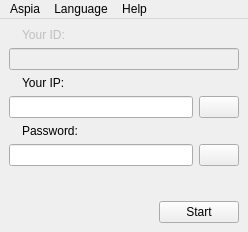
<?xml version="1.0" encoding="UTF-8"?>
<ui version="4.0">
 <class>HostWindow</class>
 <widget class="QMainWindow" name="HostWindow">
  <property name="geometry">
   <rect>
    <x>0</x>
    <y>0</y>
    <width>248</width>
    <height>232</height>
   </rect>
  </property>
  <property name="sizePolicy">
   <sizepolicy hsizetype="Minimum" vsizetype="Minimum">
    <horstretch>0</horstretch>
    <verstretch>0</verstretch>
   </sizepolicy>
  </property>
  <property name="windowTitle">
   <string>Aspia Host</string>
  </property>
  <widget class="QWidget" name="centralwidget">
   <layout class="QVBoxLayout" name="verticalLayout">
    <item>
     <layout class="QHBoxLayout" name="horizontalLayout_3">
      <item>
       <widget class="QLabel" name="label_icon_id">
        <property name="enabled">
         <bool>false</bool>
        </property>
        <property name="sizePolicy">
         <sizepolicy hsizetype="Fixed" vsizetype="Preferred">
          <horstretch>0</horstretch>
          <verstretch>0</verstretch>
         </sizepolicy>
        </property>
        <property name="text">
         <string/>
        </property>
        <property name="pixmap">
         <pixmap resource="../resources/host.qrc">:/img/computer-cloud.png</pixmap>
        </property>
        <property name="alignment">
         <set>Qt::AlignCenter</set>
        </property>
       </widget>
      </item>
      <item>
       <widget class="QLabel" name="label_id">
        <property name="enabled">
         <bool>false</bool>
        </property>
        <property name="text">
         <string>Your ID:</string>
        </property>
       </widget>
      </item>
     </layout>
    </item>
    <item>
     <widget class="QLineEdit" name="edit_id">
      <property name="enabled">
       <bool>false</bool>
      </property>
      <property name="readOnly">
       <bool>true</bool>
      </property>
     </widget>
    </item>
    <item>
     <layout class="QHBoxLayout" name="horizontalLayout_2">
      <item>
       <widget class="QLabel" name="label_icon_ip">
        <property name="sizePolicy">
         <sizepolicy hsizetype="Fixed" vsizetype="Preferred">
          <horstretch>0</horstretch>
          <verstretch>0</verstretch>
         </sizepolicy>
        </property>
        <property name="text">
         <string/>
        </property>
        <property name="pixmap">
         <pixmap resource="../resources/host.qrc">:/img/computer.png</pixmap>
        </property>
        <property name="alignment">
         <set>Qt::AlignCenter</set>
        </property>
       </widget>
      </item>
      <item>
       <widget class="QLabel" name="label_ip">
        <property name="text">
         <string>Your IP:</string>
        </property>
       </widget>
      </item>
     </layout>
    </item>
    <item>
     <layout class="QHBoxLayout" name="horizontalLayout_6">
      <item>
       <widget class="QLineEdit" name="edit_ip">
        <property name="readOnly">
         <bool>true</bool>
        </property>
       </widget>
      </item>
      <item>
       <widget class="QPushButton" name="button_refresh_ip_list">
        <property name="sizePolicy">
         <sizepolicy hsizetype="Fixed" vsizetype="Fixed">
          <horstretch>0</horstretch>
          <verstretch>0</verstretch>
         </sizepolicy>
        </property>
        <property name="text">
         <string/>
        </property>
        <property name="icon">
         <iconset resource="../resources/host.qrc">
          <normaloff>:/img/arrow-circle-double.png</normaloff>:/img/arrow-circle-double.png</iconset>
        </property>
       </widget>
      </item>
     </layout>
    </item>
    <item>
     <layout class="QHBoxLayout" name="horizontalLayout_4">
      <item>
       <widget class="QLabel" name="label_icon_password">
        <property name="sizePolicy">
         <sizepolicy hsizetype="Fixed" vsizetype="Preferred">
          <horstretch>0</horstretch>
          <verstretch>0</verstretch>
         </sizepolicy>
        </property>
        <property name="text">
         <string/>
        </property>
        <property name="pixmap">
         <pixmap resource="../resources/host.qrc">:/img/key.png</pixmap>
        </property>
        <property name="alignment">
         <set>Qt::AlignCenter</set>
        </property>
       </widget>
      </item>
      <item>
       <widget class="QLabel" name="label_password">
        <property name="text">
         <string>Password:</string>
        </property>
       </widget>
      </item>
     </layout>
    </item>
    <item>
     <layout class="QHBoxLayout" name="horizontalLayout_5">
      <item>
       <widget class="QLineEdit" name="edit_password">
        <property name="readOnly">
         <bool>true</bool>
        </property>
       </widget>
      </item>
      <item>
       <widget class="QPushButton" name="button_new_password">
        <property name="sizePolicy">
         <sizepolicy hsizetype="Fixed" vsizetype="Fixed">
          <horstretch>0</horstretch>
          <verstretch>0</verstretch>
         </sizepolicy>
        </property>
        <property name="text">
         <string/>
        </property>
        <property name="icon">
         <iconset resource="../resources/host.qrc">
          <normaloff>:/img/arrow-circle-double.png</normaloff>:/img/arrow-circle-double.png</iconset>
        </property>
       </widget>
      </item>
     </layout>
    </item>
    <item>
     <spacer name="verticalSpacer">
      <property name="orientation">
       <enum>Qt::Vertical</enum>
      </property>
      <property name="sizeHint" stdset="0">
       <size>
        <width>20</width>
        <height>0</height>
       </size>
      </property>
     </spacer>
    </item>
    <item>
     <layout class="QHBoxLayout" name="horizontalLayout">
      <item>
       <spacer name="horizontalSpacer">
        <property name="orientation">
         <enum>Qt::Horizontal</enum>
        </property>
        <property name="sizeHint" stdset="0">
         <size>
          <width>40</width>
          <height>20</height>
         </size>
        </property>
       </spacer>
      </item>
      <item>
       <widget class="QPushButton" name="button_start_stop">
        <property name="text">
         <string>Start</string>
        </property>
       </widget>
      </item>
     </layout>
    </item>
   </layout>
  </widget>
  <widget class="QMenuBar" name="menubar">
   <property name="geometry">
    <rect>
     <x>0</x>
     <y>0</y>
     <width>248</width>
     <height>21</height>
    </rect>
   </property>
   <widget class="QMenu" name="menu_aspia">
    <property name="title">
     <string notr="true">Aspia</string>
    </property>
    <addaction name="action_settings"/>
    <addaction name="separator"/>
    <addaction name="action_show_hide"/>
    <addaction name="action_exit"/>
   </widget>
   <widget class="QMenu" name="menu_help">
    <property name="title">
     <string>Help</string>
    </property>
    <addaction name="action_help"/>
    <addaction name="separator"/>
    <addaction name="action_about"/>
   </widget>
   <widget class="QMenu" name="menu_language">
    <property name="title">
     <string>Language</string>
    </property>
   </widget>
   <addaction name="menu_aspia"/>
   <addaction name="menu_language"/>
   <addaction name="menu_help"/>
  </widget>
  <action name="action_exit">
   <property name="icon">
    <iconset resource="../resources/host.qrc">
     <normaloff>:/img/exit.png</normaloff>:/img/exit.png</iconset>
   </property>
   <property name="text">
    <string>Exit</string>
   </property>
  </action>
  <action name="action_help">
   <property name="icon">
    <iconset resource="../resources/host.qrc">
     <normaloff>:/img/lifebuoy.png</normaloff>:/img/lifebuoy.png</iconset>
   </property>
   <property name="text">
    <string>Online Help...</string>
   </property>
   <property name="shortcut">
    <string notr="true">F1</string>
   </property>
  </action>
  <action name="action_about">
   <property name="icon">
    <iconset resource="../resources/host.qrc">
     <normaloff>:/img/about.png</normaloff>:/img/about.png</iconset>
   </property>
   <property name="text">
    <string>About</string>
   </property>
  </action>
  <action name="action_settings">
   <property name="icon">
    <iconset resource="../resources/host.qrc">
     <normaloff>:/img/settings.png</normaloff>:/img/settings.png</iconset>
   </property>
   <property name="text">
    <string>Settings...</string>
   </property>
  </action>
  <action name="action_show_hide">
   <property name="text">
    <string>Hide</string>
   </property>
  </action>
 </widget>
 <resources>
  <include location="../resources/host.qrc"/>
 </resources>
 <connections/>
</ui>
